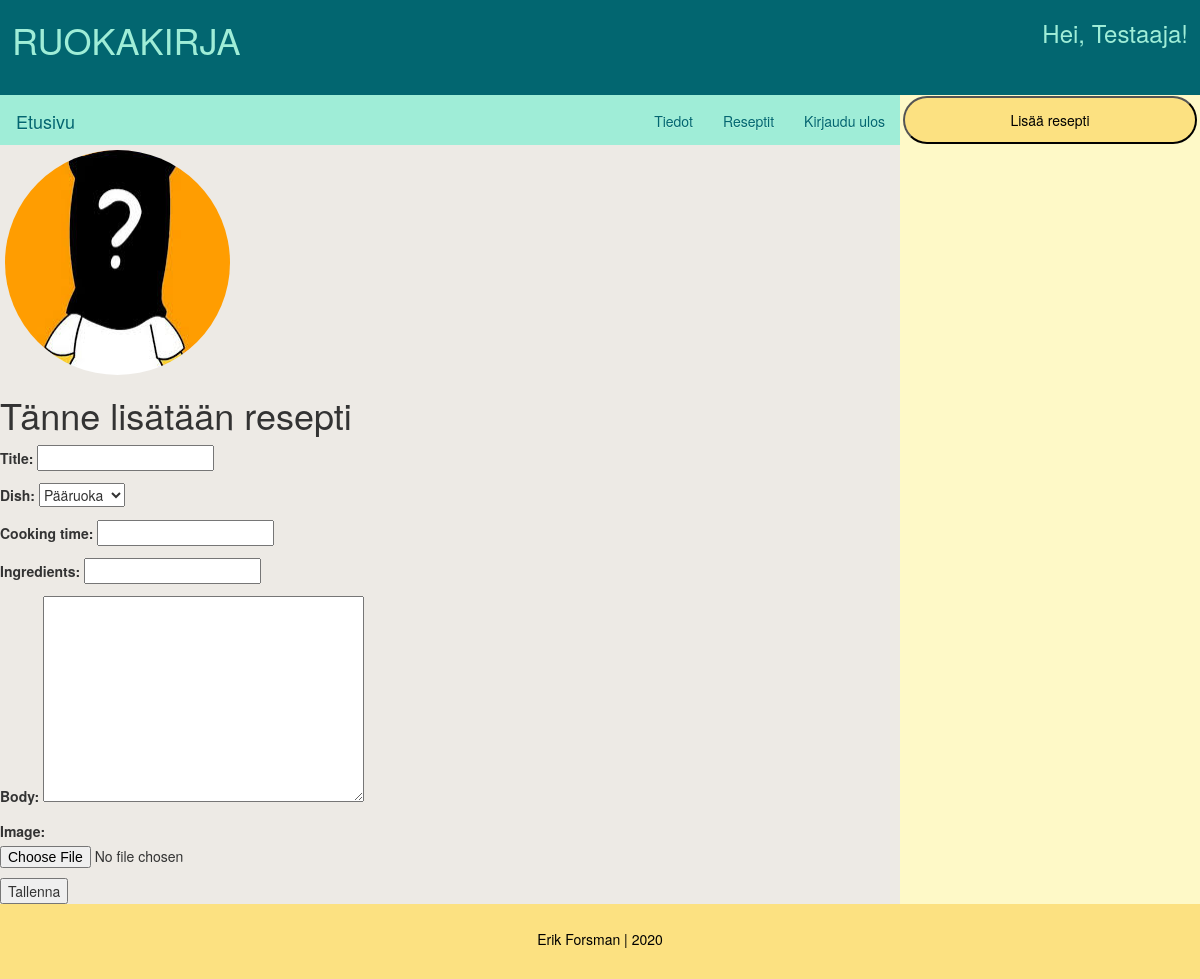
Page /recipe/lisaa/ (signed in) on the committed database.
### account/models.py (models this page shows, shortened)
class Account(AbstractBaseUser):
    first_name = models.CharField(max_length=50)
    last_name = models.CharField(max_length=100)
    email = models.EmailField(unique=True, verbose_name="email")
    username = models.CharField(unique=True, max_length=30)
    motto = models.TextField(default="Lisää mottosi tähän", max_length=500)
    image = models.ImageField(upload_to=upload_location, blank=True, null=True)
    date_joined = models.DateTimeField(verbose_name="date joined", auto_now_add=True)
    last_login = models.DateTimeField(verbose_name="last login", auto_now=True)
    is_visitor = models.BooleanField(default=False)
    is_admin = models.BooleanField(default=False)
    is_active = models.BooleanField(default=True)
    is_staff = models.BooleanField(default=False)
    is_superuser = models.BooleanField(default=False)
    USERNAME_FIELD = "username"
    REQUIRED_FIELDS = ["first_name", "last_name","email"]
    objects = MyAccountManager()

### recipe/views.py (the view)
# urls.py: path("lisaa/", views.add_recipe_view, name="add"),
def add_recipe_view(request):
    context = {}
    user=request.user
    if not user.is_authenticated:
        return redirect("home")
    form = AddRecipeForm(request.POST or None, request.FILES or None)
    if form.is_valid():
        obj = form.save(commit=False)
        author = Account.objects.filter(username=user.username).first()
        obj.author=author
        obj.save()
        form=AddRecipeForm()
    context["form"]=AddRecipeForm()
    return render(request, "recipe/add_recipe.html", context)

### recipe/forms.py
class AddRecipeForm(forms.ModelForm):
    class Meta:
        model = Ohje
        fields = ["title", "dish", "cooking_time", "ingredients", "body", "image"]

### recipe/templates/recipe/add_recipe.html (shortened to what this page needs)
{% extends "base.html"%}
{% block content%}
  <h1>Tänne lisätään resepti</h1>
  <form method="post" enctype="multipart/form-data">
    {% for field in form %}
    <p>
      {{ field.label_tag }}
      {{ field }}
    </p>
    {% endfor %}
    <button type="submit">Tallenna</button>
  </form>
{% endblock %}

### templates/base.html (shortened to what this page needs)
{% load static %}
<!DOCTYPE html>
<html lang="en" dir="ltr">
  <head>
    <link rel="stylesheet" href="https://maxcdn.bootstrapcdn.com/bootstrap/3.3.7/css/bootstrap.min.css">
    <link rel="stylesheet" href="https://maxcdn.bootstrapcdn.com/bootstrap/3.3.7/css/bootstrap-theme.min.css">
    <link rel="stylesheet" href="{% static 'css/final.css' %}">
  </head>
<body>
<div class="sivunasettelu">
  <div class="header">
    <div class="header_profile">
        <div class="hleft">
          <h1>RUOKAKIRJA</h1>
        </div>
      <div class="hright">
        {% if user.is_authenticated%}
          <h3>Hei, {{user.username}}!</h3>
      {% endif %}
      </div>
    </div>
  </div>
    <div class="content-wrap">
      <div class="content">
        <div class="inner-content">
        <div class="content_navbar">
          <nav class="navbar mynav" role="navigation">
            <div  class="">
              <a href="{% url 'home' %}" class="navbar-brand mynav" id="d_green">Etusivu</a>
              <ul class="nav navbar-nav navbar-right">
                {% if user.is_authenticated %}
                <li><a href="{% url 'account:user'%}" id="d_green">Tiedot</a></li>
                {% endif %}
                <li><a href="{% url 'recipe:recipes' %}" id="d_green">Reseptit</a></li>
                {% if user.is_authenticated %}
                <li><a href="{% url 'account:logout' %}" id="d_green">Kirjaudu ulos</a></li>
                {% else %}
                <li><a href="{% url 'account:login' %}" id="d_green">Kirjaudu sisään</a></li>
                {% endif %}
              </ul>
            </div>
          </nav>
        </div>
          <div class="content_profile">
            <div class="left">
              {% if user.image %}
              <img class="profpic center" src="{{ user.image.url }}" alt="Kokki" width="225" height="225">
              {% else %}
              <img class="profpic center" src="{% static 'images/chef_icon1.png' %}" alt="Kokki" width="225" height="225">
              {% endif %}
            </div>
          </div>
          {% block content %}
          {% endblock %}
        </div>
      </div>
      <div class="info">
        {% if user.is_authenticated%}
          <a href="{% url 'recipe:add' %}"><button id="lisaa_resp">Lisää resepti</button></a>
        {% endif %}
      </div>
    </div>
    <div class="footer" style="padding-top: 25px; color:black;">Erik Forsman | 2020</div>
</div>
</body>
</html>

### static/css/final.css (style rules this page uses)
.header { background-color: #026670; color: #9FEDD7; padding-bottom: 5px; height: 95px; }
.header_profile { width: 100%; height: auto; display: flex; }
.hleft { width: 25%; margin-left: 1%; }
.hright { width: 75%; text-align: right; margin-right: 1%; }
.content-wrap { display: flex; flex-direction: row; flex-wrap: wrap; }
.content { background-color: #EDEAE5; flex: 1; box-sizing: border-box; height: auto; }
.content_navbar { width: 100%; height: 50px; color: #026670; background-color: #9FEDD7; padding-right: 14px; }
.content_profile { width: 100%; height: auto; margin-bottom: 5px; margin-top: 5px; background-color: #EDEAE5; display: flex; }
.left { color: blue; }
.info { height: auto; width: 25vw; background-color: #FEF9C7; color: #026670; }
.footer { background-color: #FCE181; color: #026670; left: 0; width: 100%; text-align: center; height: 75px; }
.profpic { border-radius: 50%; margin-left: 5px; }
#d_green { color: #026670; }
#lisaa_resp { height: 48px; width: 98%; background-color: #FCE181; margin-top: 1px; margin-bottom: 1px; margin-left: 1%; color: black; border-radius: 25px; }

### rows in the picture
Account: username "Testaaja", image (picture)

### other values in the picture
{{ field.label_tag }} "Title:" "Dish:" "Cooking time:" "Ingredients:" "Body:" "Image:"
